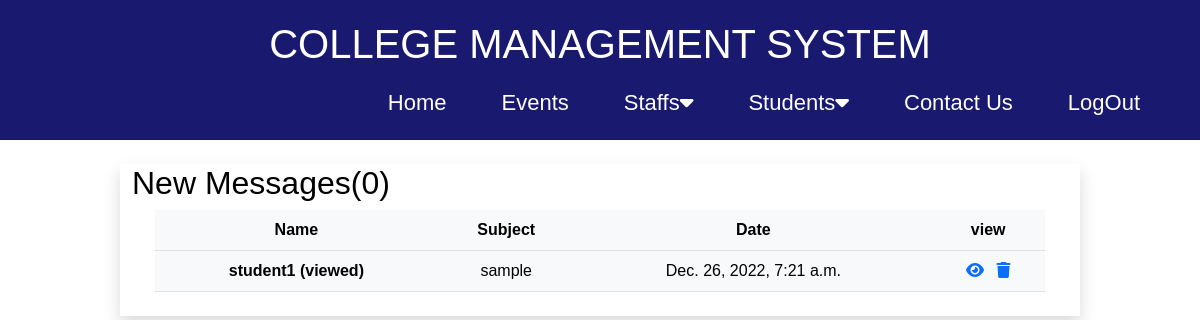
Screenshot of /staff-inbox/ (signed in) with the database file from the repository.
### college_management_app/models.py (models this page shows, shortened)
class MessageToStaff(models.Model):
    recipient = models.ForeignKey(Staffs, on_delete=models.CASCADE, null=True, blank=True)
    name = models.CharField(max_length=100, null=True, blank=True)
    email = models.EmailField(max_length=100, null=True, blank=True)
    subject = models.CharField(max_length=100, null=True, blank=True)
    body = models.TextField()
    is_read = models.BooleanField(default=False, null=True)
    created = models.DateTimeField(auto_now=True)
    id = models.UUIDField(default=uuid.uuid4, unique=True, primary_key=True, editable=False)
    class Meta:
        ordering = ['is_read', '-created']

### college_management_app/views.py (the view)
# urls.py: path('staff-inbox/', StaffInbox, name='staff-inbox'),
@login_required(login_url='login')
def StaffInbox(request):
    staff = request.user.staffs
    messageobj = staff.messagetostaff_set.all()
    unreadCount = messageobj.filter(is_read=False).count()
    context = {'messageobj':messageobj, 'unreadCount':unreadCount}
    return render(request, 'staff_inbox.html', context)

### templates/staff_inbox.html
{% extends 'Base.html' %} {% block content %}
<div class="container shadow mt-3" style="width: 80%">
  <div class="mt-4 pb-4">
    <table
      class="table table-light table-hover"
      style="width: 95%; margin: auto"
    >
      <h2>New Messages({{unreadCount}})</h2>
      <thead>
        <tr>
          <th scope="col">Name</th>
          <th scope="col">Subject</th>
          <th scope="col">Date</th>
          <th scope="col">view</th>
        </tr>
      </thead>
      <tbody>
        {% for message in messageobj %}
        <tr>
          {% if message.is_read == False %}
          <th scope="row">{{message.name}}</th>
          {% else %}
          <th scope="row">{{message.name}} (viewed)</th>
          {% endif %}
          <td>{{message.subject}}</td>
          <td>{{message.created}}</td>
          <td>
            <a href="{% url 'staff-message' message.id %}"
              ><i class="fa fa-eye me-2" aria-hidden="true"></i
            ></a>
            <a href="{% url 'staff-deletemsg' message.id %}"
              ><i class="fa fa-trash" aria-hidden="true"></i
            ></a>
          </td>
        </tr>
        {% endfor %}
      </tbody>
    </table>
  </div>
</div>
{% endblock content %}

### static/styles/app.css (style rules this page uses)
* { margin: 0; padding: 0; box-sizing: border-box; }
body { font-family: sans-serif; color: black; }
.table-light { vertical-align: middle; text-align: center; }

### rows the page displays
MessageToStaff: name "student1", subject "sample", created "Dec. 26, 2022, 7:21 a.m."

### other values shown
{{ unreadCount }} "0"
